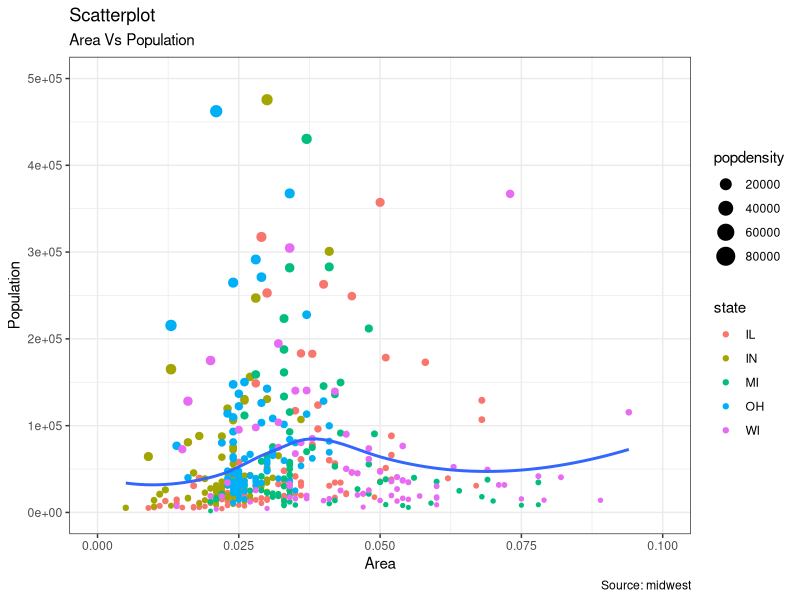
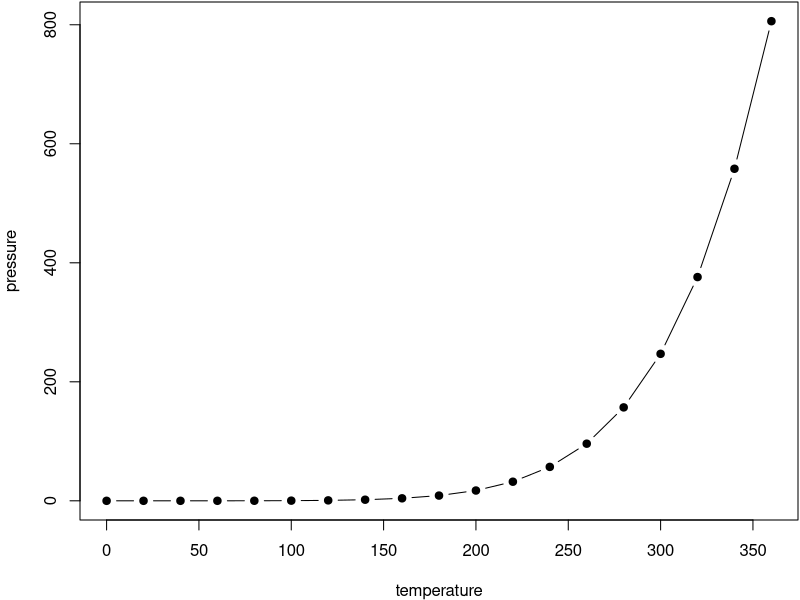

Source code (R) for these figures, in order: (Note: this script raises an error after producing the figures.)
## ---- chunk 1
knitr::kable(mtcars[1:6, 1:6], caption = 'Example of table directly from R',format = c("pandoc"))
## ---- chunk 2

library(dplyr)
library(kableExtra)
text_tbl <- data.frame(
  "Type of model" = c("Biogeochemical", "Forst gap models", "Ecosystem demography"),
  "Description" = c("Ecosystem models with emphasis","Individual trees","As in gap models"),
  "Example" = c("TEM, CASA","FORET","ED"))

knitr::kable(text_tbl, caption = 'Example of table from Bonan',format = "markdown")
## ---- chunk 3
library(ggplot2)
ggplot(midwest, aes(x=area, y=poptotal)) + 
  geom_point(aes(col=state, size=popdensity)) + 
  geom_smooth(method="loess", se=F) + 
  xlim(c(0, 0.1)) + 
  ylim(c(0, 500000)) + 
  labs(subtitle="Area Vs Population", 
       y="Population", 
       x="Area", 
       title="Scatterplot", 
       caption = "Source: midwest") +
  theme_bw()

## ---- chunk 4
par(mar = c(4, 4, .1, .1))
plot(pressure, type = 'b', pch = 19)
## ---- chunk 5
knitr::include_graphics('figures/Figure_course.png')
## ---- chunk 6
knitr::kable(
  head(iris, 20), caption = 'Here is a nice table!',
  booktabs = FALSE, format = c("pandoc")
)
